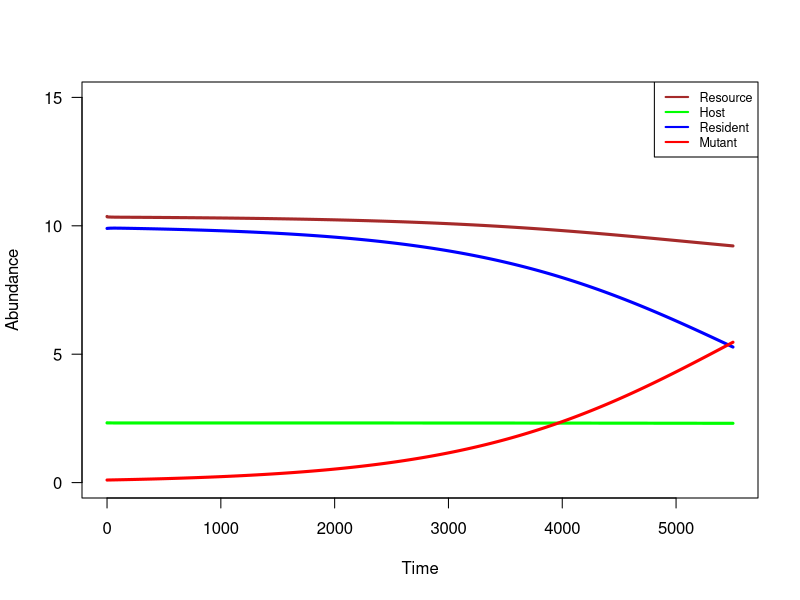
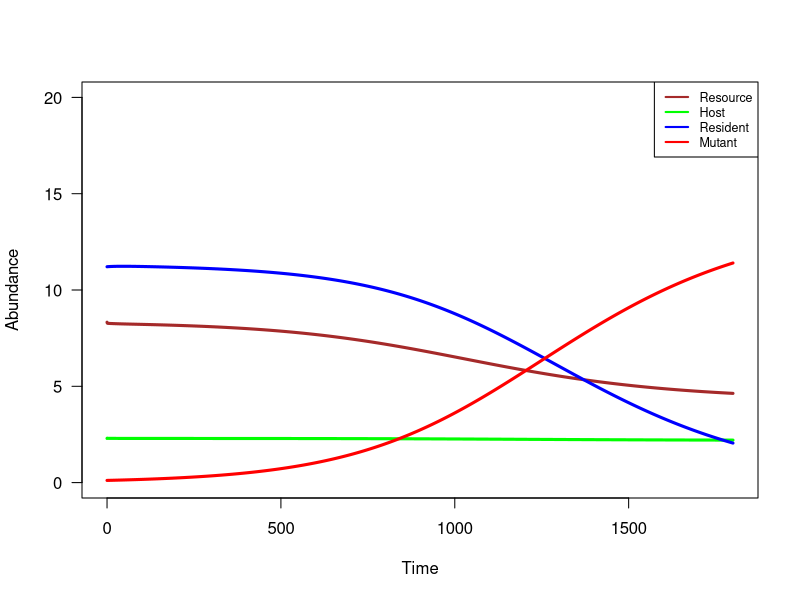
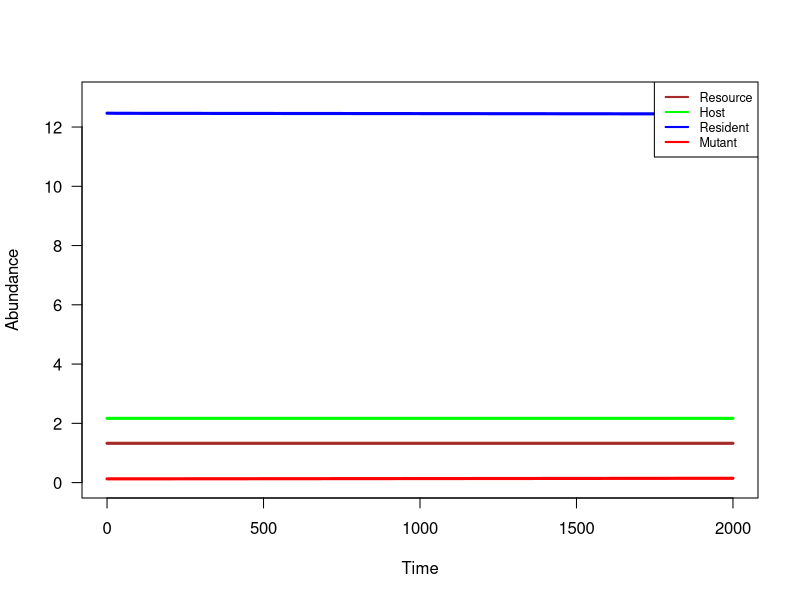
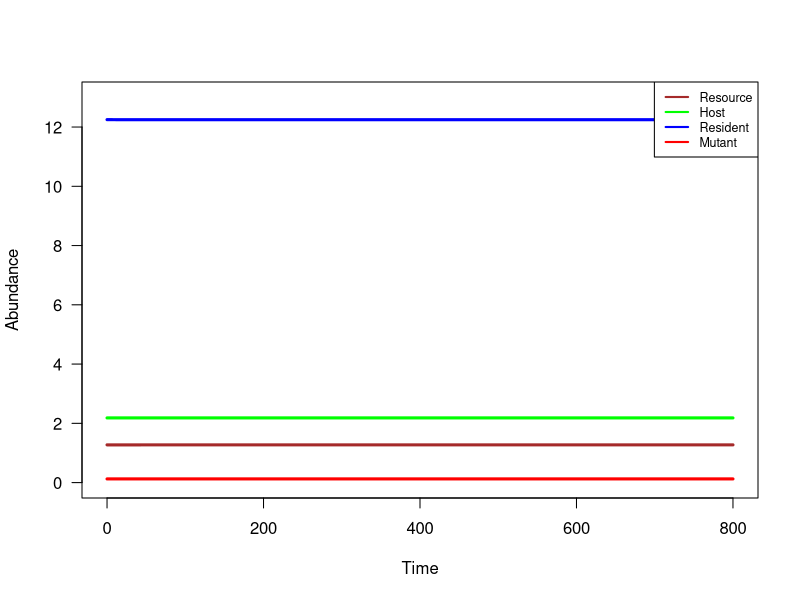
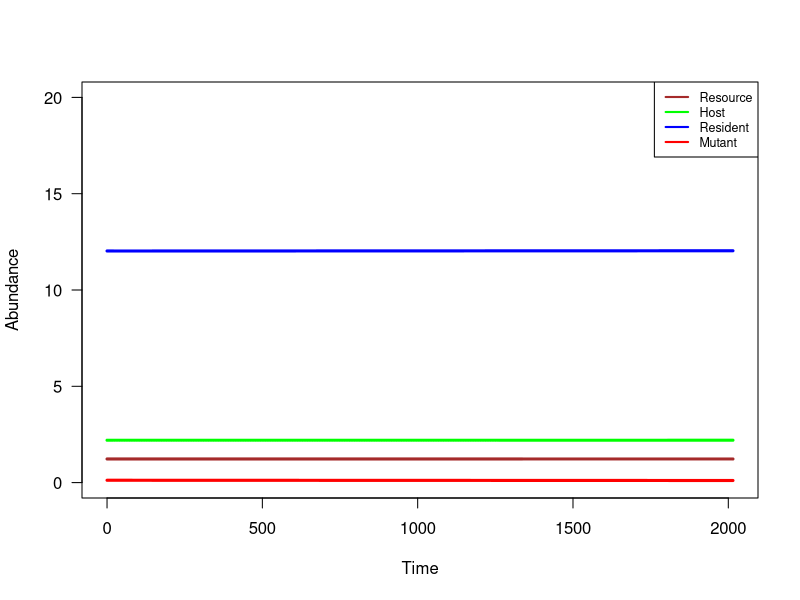
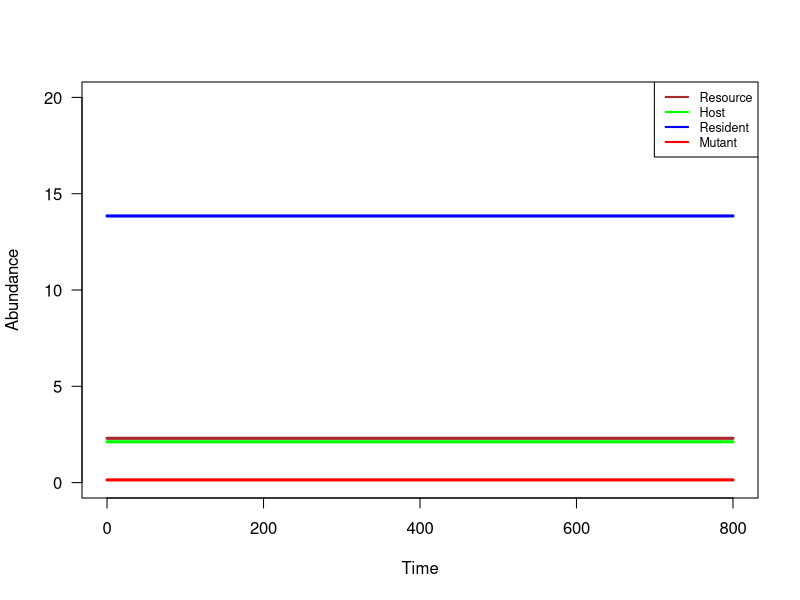
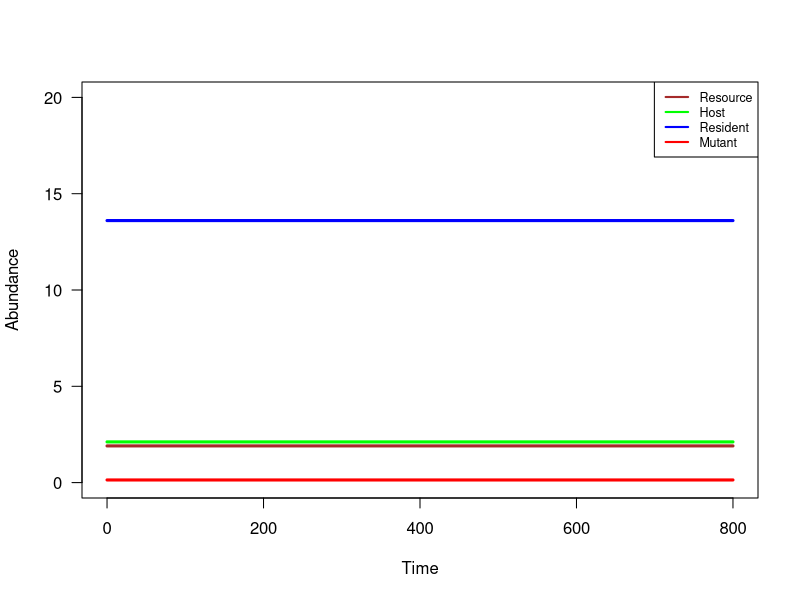
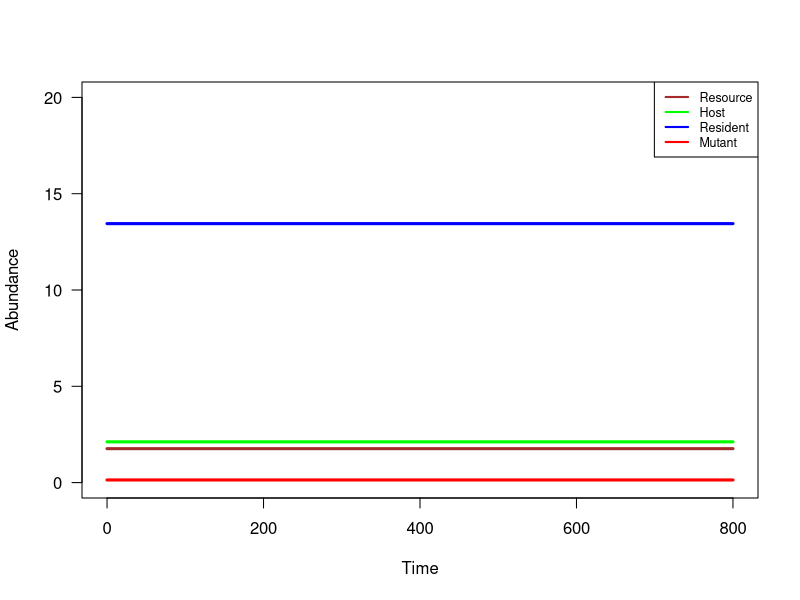

Recreate these plots in R, in order.
## ---- chunk 1
D <- 0.5 # Dilution Rate (Outflow)
R_0 <- 25 # Inflow Concentration (Nitrogen)
l <- 0.05 # fungal mortality
s <- 0.05 # senescence coefficient
c <- 0.7 # host's C:N Ratio
z <- 0.3 #cost of being a mutualist per unit of uptake rate* 
C_a <- 0.3 #Allocation Carbon
C_c <- 0.2 #Construction Carbon 
v <- 0.1  #Conversion efficiency, Host carbon to more symbionts
a <- 1.747721 # Resource's half-saturation constant.**This is k in equation!**
l_x <- 0.2 # loss back to R pool per unit of nutrient, let resident and mutant to have the same loss
l_y <- 0.2
g <- 0.8 #Tree's per capita groth rate
u_m <- 0.08 # Resident uptake rate
u_n <- 0.1 # Mutant uptake rate
Mcol <- "blue"
Ncol <- "red"
Hcol <- "green"
Rcol <- "brown"

fun <- function(u_m,R){(((u_m)*R)/((a)+R))}
x <- function(u_m, R, H){(u_m*R)/(l_x + g*H)}
## ---- chunk 2

tset <- seq(from=0, to= 300, length.out = 10000)
H.simu1 <- NaN*tset; H.simu1[1] <- 1
M.simu1 <- NaN*tset; M.simu1[1] <- 1
R.simu1 <- NaN*tset; R.simu1[1] <- 10

 



for(k in 2:length(tset)){
    dt <- tset[k] - tset[k-1] 
    H <- H.simu1[k-1] 
    M <- M.simu1[k-1]
    R <- R.simu1[k-1]
  
    
    dR <- (D*(R_0 - R) + s*H/c - u_m*R*M + l_x*M*x(u_m, R,H))*dt
    dH <- (c*g*x(u_m, R, H)*H*M  - (s*H) - ((fun(u_m,R)*C_a) + C_c)*M*H  )*dt #host can't exist without already being in the system!
    dM <- (v*(1-(u_m*z))*(C_c + (fun(u_m,R)*C_a))*H*M - l*M)*dt
  
    H.simu1[k] <- H + dH
    M.simu1[k] <- M + dM
    R.simu1[k] <- R + dR
    
}
# Save end values(@equilibrium) to holding vector.
H0 <- H.simu1[length(tset)]
R0 <- R.simu1[length(tset)]
M_i <- M.simu1[length(tset)]

 
   

#H0 <- H.simu2[length(mutset4.4)]
#R0 <- R.simu2[length(mutset4.4)]
#M <- M.simu2[length(mutset4.4)]
#N <- N.simu2[length(mutset4.4)]


## ---- chunk 3
mutset4.4 <- seq(from=0, to= 5500, length.out = 10000)
H.simu2 <- NaN*mutset4.4; H.simu2[1] <- H0
M.simu2 <- NaN*mutset4.4;  M.simu2[1] <- .99*M_i
R.simu2 <- NaN*mutset4.4; R.simu2[1] <- R0
N.simu2 <- NaN*mutset4.4; N.simu2[1] <- .01*M_i

for(i in 2:length(mutset4.4)){  
#Setting initial conditions (letting ecological dynamics play out)   
  
  
  dt <- mutset4.4[i] - mutset4.4[i-1] 
  N <- N.simu2[i-1]; 
  M <- M.simu2[i-1]; 
  H <- H.simu2[i-1]; 
  R <- R.simu2[i-1]; 

    dR <- (D*(R_0 - R) + s*H/c - u_m*R*M + l_x*M*x(u_m, R, H) - u_n*R*N + l_y*N*x(u_n, R, H))*dt
    dH <- (c*g*x(u_m, R, H)*H*M + c*g*x(u_n, R, H)*H*N - (s*H) - ((fun(u_m,R)*C_a) + C_c)*M*H - ((fun(u_n,R)*C_a) + C_c)*N*H)*dt #host can't exist without already being in the system!
    dM <- (v*(1-(u_m*z))*(C_c + (fun(u_m,R)*C_a))*H*M - l*M)*dt
    dN <- (v*(1-(u_n*z))*(C_c + (fun(u_n,R)*C_a))*H*N - l*N)*dt
    
  
H.simu2[i] <- H + dH
M.simu2[i] <- M + dM
R.simu2[i] <- R + dR
N.simu2[i] <- N + dN
}

plot(mutset4.4,R.simu2,type='l',las=1,lwd=3, ylim = c(0,15),ylab='Abundance',xlab='Time',col=Rcol)
lines(x = mutset4.4, y = H.simu2, col = Hcol, type = 'l', xlab = 'Time', ylab = 'Population Size',lwd=3,las=1) 
lines(x = mutset4.4, y = M.simu2, col = Mcol, lwd=3) 
lines(x = mutset4.4, y = N.simu2, col = Ncol, lwd=3)
legend('topright' , legend = c('Resource', "Host", "Resident", 'Mutant'), lwd=2, col = c(Rcol, Hcol, Mcol, Ncol), cex = 0.75)

tail(R.simu2)
  
## ---- chunk 4
D <- 0.5 # Dilution Rate (Outflow)
R_0 <- 25 # Inflow Concentration (Nitrogen)
l <- 0.05 # fungal mortality
s <- 0.05 # senescence coefficient
c <- 0.7 # host's C:N Ratio
z <- 0.3 #cost of being a mutualist per unit of uptake rate* 
C_a <- 0.3 #Allocation Carbon
C_c <- 0.2 #Construction Carbon 
v <- 0.1  #Conversion efficiency, Host carbon to more symbionts
a <- 1.747721 # Resource's half-saturation constant.**This is k in equation!**
l_x <- 0.2 # loss back to R pool per unit of nutrient, let resident and mutant to have the same loss
l_y <- 0.2
g <- 0.8 #Tree's per capita groth rate
u_m <- 0.1 # Resident uptake rate
u_n <- 0.2 # Mutant uptake rate
Mcol <- "blue"
Ncol <- "red"
Hcol <- "green"
Rcol <- "brown"

fun <- function(u_m,R){(((u_m)*R)/((a)+R))}
x <- function(u_m, R, H){(u_m*R)/(l_x + g*H)}
## ---- chunk 5

tset <- seq(from=0, to= 300, length.out = 10000)
H.simu1 <- NaN*tset; H.simu1[1] <- 1
M.simu1 <- NaN*tset; M.simu1[1] <- 1
R.simu1 <- NaN*tset; R.simu1[1] <- 10

 



for(k in 2:length(tset)){
    dt <- tset[k] - tset[k-1] 
    H <- H.simu1[k-1] 
    M <- M.simu1[k-1]
    R <- R.simu1[k-1]
  
    
    dR <- (D*(R_0 - R) + s*H/c - u_m*R*M + l_x*M*x(u_m, R,H))*dt
    dH <- (c*g*x(u_m, R, H)*H*M  - (s*H) - ((fun(u_m,R)*C_a) + C_c)*M*H  )*dt #host can't exist without already being in the system!
    dM <- (v*(1-(u_m*z))*(C_c + (fun(u_m,R)*C_a))*H*M - l*M)*dt
  
    H.simu1[k] <- H + dH
    M.simu1[k] <- M + dM
    R.simu1[k] <- R + dR
    
}
# Save end values(@equilibrium) to holding vector.
H0 <- H.simu1[length(tset)]
R0 <- R.simu1[length(tset)]
M_i <- M.simu1[length(tset)]

 
   

#H0 <- H.simu2[length(mutset4.4)]
#R0 <- R.simu2[length(mutset4.4)]
#M <- M.simu2[length(mutset4.4)]
#N <- N.simu2[length(mutset4.4)]


## ---- chunk 6
mutset4.4 <- seq(from=0, to= 1800, length.out = 10000)
H.simu2 <- NaN*mutset4.4; H.simu2[1] <- H0
M.simu2 <- NaN*mutset4.4;  M.simu2[1] <- .99*M_i
R.simu2 <- NaN*mutset4.4; R.simu2[1] <- R0
N.simu2 <- NaN*mutset4.4; N.simu2[1] <- .01*M_i

for(i in 2:length(mutset4.4)){  
#Setting initial conditions (letting ecological dynamics play out)   
  
  
  dt <- mutset4.4[i] - mutset4.4[i-1] 
  N <- N.simu2[i-1]; 
  M <- M.simu2[i-1]; 
  H <- H.simu2[i-1]; 
  R <- R.simu2[i-1]; 

    dR <- (D*(R_0 - R) + s*H/c - u_m*R*M + l_x*M*x(u_m, R, H) - u_n*R*N + l_y*N*x(u_n, R, H))*dt
    dH <- (c*g*x(u_m, R, H)*H*M + c*g*x(u_n, R, H)*H*N - (s*H) - ((fun(u_m,R)*C_a) + C_c)*M*H - ((fun(u_n,R)*C_a) + C_c)*N*H)*dt #host can't exist without already being in the system!
    dM <- (v*(1-(u_m*z))*(C_c + (fun(u_m,R)*C_a))*H*M - l*M)*dt
    dN <- (v*(1-(u_n*z))*(C_c + (fun(u_n,R)*C_a))*H*N - l*N)*dt
    
  
H.simu2[i] <- H + dH
M.simu2[i] <- M + dM
R.simu2[i] <- R + dR
N.simu2[i] <- N + dN
}

plot(mutset4.4,R.simu2,type='l',las=1,lwd=3, ylim = c(0,20),ylab='Abundance',xlab='Time',col=Rcol)
lines(x = mutset4.4, y = H.simu2, col = Hcol, type = 'l', xlab = 'Time', ylab = 'Population Size',lwd=3,las=1) 
lines(x = mutset4.4, y = M.simu2, col = Mcol, lwd=3) 
lines(x = mutset4.4, y = N.simu2, col = Ncol, lwd=3)
legend('topright' , legend = c('Resource', "Host", "Resident", 'Mutant'), lwd=2, col = c(Rcol, Hcol, Mcol, Ncol), cex = 0.75)

  
## ---- chunk 7
D <- 0.5 # Dilution Rate (Outflow)
R_0 <- 25 # Inflow Concentration (Nitrogen)
l <- 0.05 # fungal mortality
s <- 0.05 # senescence coefficient
c <- 0.7 # host's C:N Ratio
z <- 0.3 #cost of being a mutualist per unit of uptake rate* 
C_a <- 0.3 #Allocation Carbon
C_c <- 0.2 #Construction Carbon 
v <- 0.1  #Conversion efficiency, Host carbon to more symbionts
a <- 1.747721 # Resource's half-saturation constant.**This is k in equation!**
l_x <- 0.2 # loss back to R pool per unit of nutrient, let resident and mutant to have the same loss
l_y <- 0.2
g <- 0.8 #Tree's per capita groth rate
u_m <- 0.8 # Resident uptake rate
u_n <- 0.9 # Mutant uptake rate
Mcol <- "blue"
Ncol <- "red"
Hcol <- "green"
Rcol <- "brown"

fun <- function(u_m,R){(((u_m)*R)/((a)+R))}
x <- function(u_m, R, H){(u_m*R)/(l_x + g*H)}
## ---- chunk 8

tset <- seq(from=0, to= 300, length.out = 10000)
H.simu1 <- NaN*tset; H.simu1[1] <- 1
M.simu1 <- NaN*tset; M.simu1[1] <- 1
R.simu1 <- NaN*tset; R.simu1[1] <- 10

 



for(k in 2:length(tset)){
    dt <- tset[k] - tset[k-1] 
    H <- H.simu1[k-1] 
    M <- M.simu1[k-1]
    R <- R.simu1[k-1]
  
    
    dR <- (D*(R_0 - R) + s*H/c - u_m*R*M + l_x*M*x(u_m, R,H))*dt
    dH <- (c*g*x(u_m, R, H)*H*M  - (s*H) - ((fun(u_m,R)*C_a) + C_c)*M*H  )*dt #host can't exist without already being in the system!
    dM <- (v*(1-(u_m*z))*(C_c + (fun(u_m,R)*C_a))*H*M - l*M)*dt
  
    H.simu1[k] <- H + dH
    M.simu1[k] <- M + dM
    R.simu1[k] <- R + dR
    
}
# Save end values(@equilibrium) to holding vector.
H0 <- H.simu1[length(tset)]
R0 <- R.simu1[length(tset)]
M_i <- M.simu1[length(tset)]

 
   

#H0 <- H.simu2[length(mutset4.4)]
#R0 <- R.simu2[length(mutset4.4)]
#M <- M.simu2[length(mutset4.4)]
#N <- N.simu2[length(mutset4.4)]


## ---- chunk 9
mutset4.4 <- seq(from=0, to= 2000, length.out = 10000)
H.simu2 <- NaN*mutset4.4; H.simu2[1] <- H0
M.simu2 <- NaN*mutset4.4;  M.simu2[1] <- .99*M_i
R.simu2 <- NaN*mutset4.4; R.simu2[1] <- R0
N.simu2 <- NaN*mutset4.4; N.simu2[1] <- .01*M_i

for(i in 2:length(mutset4.4)){  
#Setting initial conditions (letting ecological dynamics play out)   
  
  
  dt <- mutset4.4[i] - mutset4.4[i-1] 
  N <- N.simu2[i-1]; 
  M <- M.simu2[i-1]; 
  H <- H.simu2[i-1]; 
  R <- R.simu2[i-1]; 

    dR <- (D*(R_0 - R) + s*H/c - u_m*R*M + l_x*M*x(u_m, R, H) - u_n*R*N + l_y*N*x(u_n, R, H))*dt
    dH <- (c*g*x(u_m, R, H)*H*M + c*g*x(u_n, R, H)*H*N - (s*H) - ((fun(u_m,R)*C_a) + C_c)*M*H - ((fun(u_n,R)*C_a) + C_c)*N*H)*dt #host can't exist without already being in the system!
    dM <- (v*(1-(u_m*z))*(C_c + (fun(u_m,R)*C_a))*H*M - l*M)*dt
    dN <- (v*(1-(u_n*z))*(C_c + (fun(u_n,R)*C_a))*H*N - l*N)*dt
    
  
H.simu2[i] <- H + dH
M.simu2[i] <- M + dM
R.simu2[i] <- R + dR
N.simu2[i] <- N + dN
}

plot(mutset4.4,R.simu2,type='l',las=1,lwd=3, ylim = c(0,13),ylab='Abundance',xlab='Time',col=Rcol)
lines(x = mutset4.4, y = H.simu2, col = Hcol, type = 'l', xlab = 'Time', ylab = 'Population Size',lwd=3,las=1) 
lines(x = mutset4.4, y = M.simu2, col = Mcol, lwd=3) 
lines(x = mutset4.4, y = N.simu2, col = Ncol, lwd=3)
legend('topright' , legend = c('Resource', "Host", "Resident", 'Mutant'), lwd=2, col = c(Rcol, Hcol, Mcol, Ncol), cex = 0.75)

  
## ---- chunk 10
D <- 0.5 # Dilution Rate (Outflow)
R_0 <- 25 # Inflow Concentration (Nitrogen)
l <- 0.05 # fungal mortality
s <- 0.05 # senescence coefficient
c <- 0.7 # host's C:N Ratio
z <- 0.3 #cost of being a mutualist per unit of uptake rate* 
C_a <- 0.3 #Allocation Carbon
C_c <- 0.2 #Construction Carbon 
v <- 0.1  #Conversion efficiency, Host carbon to more symbionts
a <- 1.747721 # Resource's half-saturation constant.**This is k in equation!**
l_x <- 0.2 # loss back to R pool per unit of nutrient, let resident and mutant to have the same loss
l_y <- 0.2
g <- 0.8 #Tree's per capita groth rate
u_m <- 0.85 # Resident uptake rate
u_n <- 0.9 # Mutant uptake rate
Mcol <- "blue"
Ncol <- "red"
Hcol <- "green"
Rcol <- "brown"

fun <- function(u_m,R){(((u_m)*R)/((a)+R))}
x <- function(u_m, R, H){(u_m*R)/(l_x + g*H)}
## ---- chunk 11

tset <- seq(from=0, to= 300, length.out = 10000)
H.simu1 <- NaN*tset; H.simu1[1] <- 1
M.simu1 <- NaN*tset; M.simu1[1] <- 1
R.simu1 <- NaN*tset; R.simu1[1] <- 10

 



for(k in 2:length(tset)){
    dt <- tset[k] - tset[k-1] 
    H <- H.simu1[k-1] 
    M <- M.simu1[k-1]
    R <- R.simu1[k-1]
  
    
    dR <- (D*(R_0 - R) + s*H/c - u_m*R*M + l_x*M*x(u_m, R,H))*dt
    dH <- (c*g*x(u_m, R, H)*H*M  - (s*H) - ((fun(u_m,R)*C_a) + C_c)*M*H  )*dt #host can't exist without already being in the system!
    dM <- (v*(1-(u_m*z))*(C_c + (fun(u_m,R)*C_a))*H*M - l*M)*dt
  
    H.simu1[k] <- H + dH
    M.simu1[k] <- M + dM
    R.simu1[k] <- R + dR
    
}
# Save end values(@equilibrium) to holding vector.
H0 <- H.simu1[length(tset)]
R0 <- R.simu1[length(tset)]
M_i <- M.simu1[length(tset)]

 
   

#H0 <- H.simu2[length(mutset4.4)]
#R0 <- R.simu2[length(mutset4.4)]
#M <- M.simu2[length(mutset4.4)]
#N <- N.simu2[length(mutset4.4)]


## ---- chunk 12
mutset4.4 <- seq(from=0, to= 800, length.out = 10000)
H.simu2 <- NaN*mutset4.4; H.simu2[1] <- H0
M.simu2 <- NaN*mutset4.4;  M.simu2[1] <- .99*M_i
R.simu2 <- NaN*mutset4.4; R.simu2[1] <- R0
N.simu2 <- NaN*mutset4.4; N.simu2[1] <- .01*M_i

for(i in 2:length(mutset4.4)){  
#Setting initial conditions (letting ecological dynamics play out)   
  
  
  dt <- mutset4.4[i] - mutset4.4[i-1] 
  N <- N.simu2[i-1]; 
  M <- M.simu2[i-1]; 
  H <- H.simu2[i-1]; 
  R <- R.simu2[i-1]; 

    dR <- (D*(R_0 - R) + s*H/c - u_m*R*M + l_x*M*x(u_m, R, H) - u_n*R*N + l_y*N*x(u_n, R, H))*dt
    dH <- (c*g*x(u_m, R, H)*H*M + c*g*x(u_n, R, H)*H*N - (s*H) - ((fun(u_m,R)*C_a) + C_c)*M*H - ((fun(u_n,R)*C_a) + C_c)*N*H)*dt #host can't exist without already being in the system!
    dM <- (v*(1-(u_m*z))*(C_c + (fun(u_m,R)*C_a))*H*M - l*M)*dt
    dN <- (v*(1-(u_n*z))*(C_c + (fun(u_n,R)*C_a))*H*N - l*N)*dt
    
  
H.simu2[i] <- H + dH
M.simu2[i] <- M + dM
R.simu2[i] <- R + dR
N.simu2[i] <- N + dN
}

plot(mutset4.4,R.simu2,type='l',las=1,lwd=3, ylim = c(0,13),ylab='Abundance',xlab='Time',col=Rcol)
lines(x = mutset4.4, y = H.simu2, col = Hcol, type = 'l', xlab = 'Time', ylab = 'Population Size',lwd=3,las=1) 
lines(x = mutset4.4, y = M.simu2, col = Mcol, lwd=3) 
lines(x = mutset4.4, y = N.simu2, col = Ncol, lwd=3)
legend('topright' , legend = c('Resource', "Host", "Resident", 'Mutant'), lwd=2, col = c(Rcol, Hcol, Mcol, Ncol), cex = 0.75)

  
## ---- chunk 13
D <- 0.5 # Dilution Rate (Outflow)
R_0 <- 25 # Inflow Concentration (Nitrogen)
l <- 0.05 # fungal mortality
s <- 0.05 # senescence coefficient
c <- 0.7 # host's C:N Ratio
z <- 0.3 #cost of being a mutualist per unit of uptake rate* 
C_a <- 0.3 #Allocation Carbon
C_c <- 0.2 #Construction Carbon 
v <- 0.1  #Conversion efficiency, Host carbon to more symbionts
a <- 1.747721 # Resource's half-saturation constant.**This is k in equation!**
l_x <- 0.2 # loss back to R pool per unit of nutrient, let resident and mutant to have the same loss
l_y <- 0.2
g <- 0.8 #Tree's per capita groth rate
u_m <- 0.9 # Resident uptake rate
u_n <- 0.95 # Mutant uptake rate
Mcol <- "blue"
Ncol <- "red"
Hcol <- "green"
Rcol <- "brown"

fun <- function(u_m,R){(((u_m)*R)/((a)+R))}
x <- function(u_m, R, H){(u_m*R)/(l_x + g*H)}
## ---- chunk 14

tset <- seq(from=0, to= 300, length.out = 10000)
H.simu1 <- NaN*tset; H.simu1[1] <- 1
M.simu1 <- NaN*tset; M.simu1[1] <- 1
R.simu1 <- NaN*tset; R.simu1[1] <- 10

 



for(k in 2:length(tset)){
    dt <- tset[k] - tset[k-1] 
    H <- H.simu1[k-1] 
    M <- M.simu1[k-1]
    R <- R.simu1[k-1]
  
    
    dR <- (D*(R_0 - R) + s*H/c - u_m*R*M + l_x*M*x(u_m, R,H))*dt
    dH <- (c*g*x(u_m, R, H)*H*M  - (s*H) - ((fun(u_m,R)*C_a) + C_c)*M*H  )*dt #host can't exist without already being in the system!
    dM <- (v*(1-(u_m*z))*(C_c + (fun(u_m,R)*C_a))*H*M - l*M)*dt
  
    H.simu1[k] <- H + dH
    M.simu1[k] <- M + dM
    R.simu1[k] <- R + dR
    
}
# Save end values(@equilibrium) to holding vector.
H0 <- H.simu1[length(tset)]
R0 <- R.simu1[length(tset)]
M_i <- M.simu1[length(tset)]

 
   

#H0 <- H.simu2[length(mutset4.4)]
#R0 <- R.simu2[length(mutset4.4)]
#M <- M.simu2[length(mutset4.4)]
#N <- N.simu2[length(mutset4.4)]


## ---- chunk 15
mutset4.4 <- seq(from=0, to= 2015, length.out = 10000)
H.simu2 <- NaN*mutset4.4; H.simu2[1] <- H0
M.simu2 <- NaN*mutset4.4;  M.simu2[1] <- .99*M_i
R.simu2 <- NaN*mutset4.4; R.simu2[1] <- R0
N.simu2 <- NaN*mutset4.4; N.simu2[1] <- .01*M_i

for(i in 2:length(mutset4.4)){  
#Setting initial conditions (letting ecological dynamics play out)   
  
  
  dt <- mutset4.4[i] - mutset4.4[i-1] 
  N <- N.simu2[i-1]; 
  M <- M.simu2[i-1]; 
  H <- H.simu2[i-1]; 
  R <- R.simu2[i-1]; 

    dR <- (D*(R_0 - R) + s*H/c - u_m*R*M + l_x*M*x(u_m, R, H) - u_n*R*N + l_y*N*x(u_n, R, H))*dt
    dH <- (c*g*x(u_m, R, H)*H*M + c*g*x(u_n, R, H)*H*N - (s*H) - ((fun(u_m,R)*C_a) + C_c)*M*H - ((fun(u_n,R)*C_a) + C_c)*N*H)*dt #host can't exist without already being in the system!
    dM <- (v*(1-(u_m*z))*(C_c + (fun(u_m,R)*C_a))*H*M - l*M)*dt
    dN <- (v*(1-(u_n*z))*(C_c + (fun(u_n,R)*C_a))*H*N - l*N)*dt
    
  
H.simu2[i] <- H + dH
M.simu2[i] <- M + dM
R.simu2[i] <- R + dR
N.simu2[i] <- N + dN
}

plot(mutset4.4,R.simu2,type='l',las=1,lwd=3, ylim = c(0,20),ylab='Abundance',xlab='Time',col=Rcol)
lines(x = mutset4.4, y = H.simu2, col = Hcol, type = 'l', xlab = 'Time', ylab = 'Population Size',lwd=3,las=1) 
lines(x = mutset4.4, y = M.simu2, col = Mcol, lwd=3) 
lines(x = mutset4.4, y = N.simu2, col = Ncol, lwd=3)
legend('topright' , legend = c('Resource', "Host", "Resident", 'Mutant'), lwd=2, col = c(Rcol, Hcol, Mcol, Ncol), cex = 0.75)

tail(N.simu2)
tail(M.simu2)
tail(R.simu2)
## ---- chunk 16
D <- 0.5 # Dilution Rate (Outflow)
R_0 <- 25 # Inflow Concentration (Nitrogen)
l <- 0.05 # fungal mortality
s <- 0.05 # senescence coefficient
c <- 0.7 # host's C:N Ratio
z <- 0.3 #cost of being a mutualist per unit of uptake rate* 
C_a <- 0.3 #Allocation Carbon
C_c <- 0.2 #Construction Carbon 
v <- 0.1  #Conversion efficiency, Host carbon to more symbionts
a <- 1.747721 # Resource's half-saturation constant.**This is k in equation!**
l_x <- 0.2 # loss back to R pool per unit of nutrient, let resident and mutant to have the same loss
l_y <- 0.2
g <- 0.8 #Tree's per capita groth rate
u_m <- 0.4 # Resident uptake rate
u_n <- 0.4 # Mutant uptake rate
Mcol <- "blue"
Ncol <- "red"
Hcol <- "green"
Rcol <- "brown"

fun <- function(u_m,R){(((u_m)*R)/((a)+R))}
x <- function(u_m, R, H){(u_m*R)/(l_x + g*H)}
## ---- chunk 17

tset <- seq(from=0, to= 300, length.out = 10000)
H.simu1 <- NaN*tset; H.simu1[1] <- 1
M.simu1 <- NaN*tset; M.simu1[1] <- 1
R.simu1 <- NaN*tset; R.simu1[1] <- 10

for(k in 2:length(tset)){
    dt <- tset[k] - tset[k-1] 
    H <- H.simu1[k-1] 
    M <- M.simu1[k-1]
    R <- R.simu1[k-1]
  
    
    dR <- (D*(R_0 - R) + s*H/c - u_m*R*M + l_x*M*x(u_m, R,H))*dt
    dH <- (c*g*x(u_m, R, H)*H*M  - (s*H) - ((fun(u_m,R)*C_a) + C_c)*M*H  )*dt #host can't exist without already being in the system!
    dM <- (v*(1-(u_m*z))*(C_c + (fun(u_m,R)*C_a))*H*M - l*M)*dt
  
    H.simu1[k] <- H + dH
    M.simu1[k] <- M + dM
    R.simu1[k] <- R + dR
    
}
# Save end values(@equilibrium) to holding vector.
H0 <- H.simu1[length(tset)]
R0 <- R.simu1[length(tset)]
M_i <- M.simu1[length(tset)]

## ---- chunk 18
mutset4.4 <- seq(from=0, to= 800, length.out = 10000)
H.simu2 <- NaN*mutset4.4; H.simu2[1] <- H0
M.simu2 <- NaN*mutset4.4;  M.simu2[1] <- .99*M_i
R.simu2 <- NaN*mutset4.4; R.simu2[1] <- R0
N.simu2 <- NaN*mutset4.4; N.simu2[1] <- .01*M_i

for(i in 2:length(mutset4.4)){  
#Setting initial conditions (letting ecological dynamics play out)   
  
  
  dt <- mutset4.4[i] - mutset4.4[i-1] 
  N <- N.simu2[i-1]; 
  M <- M.simu2[i-1]; 
  H <- H.simu2[i-1]; 
  R <- R.simu2[i-1]; 

    dR <- (D*(R_0 - R) + s*H/c - u_m*R*M + l_x*M*x(u_m, R, H) - u_n*R*N + l_y*N*x(u_n, R, H))*dt
    dH <- (c*g*x(u_m, R, H)*H*M + c*g*x(u_n, R, H)*H*N - (s*H) - ((fun(u_m,R)*C_a) + C_c)*M*H - ((fun(u_n,R)*C_a) + C_c)*N*H)*dt #host can't exist without already being in the system!
    dM <- (v*(1-(u_m*z))*(C_c + (fun(u_m,R)*C_a))*H*M - l*M)*dt
    dN <- (v*(1-(u_n*z))*(C_c + (fun(u_n,R)*C_a))*H*N - l*N)*dt
    
  
H.simu2[i] <- H + dH
M.simu2[i] <- M + dM
R.simu2[i] <- R + dR
N.simu2[i] <- N + dN
}

plot(mutset4.4,R.simu2,type='l',las=1,lwd=3, ylim = c(0,20),ylab='Abundance',xlab='Time',col=Rcol)
lines(x = mutset4.4, y = H.simu2, col = Hcol, type = 'l', xlab = 'Time', ylab = 'Population Size',lwd=3,las=1) 
lines(x = mutset4.4, y = M.simu2, col = Mcol, lwd=3) 
lines(x = mutset4.4, y = N.simu2, col = Ncol, lwd=3)
legend('topright' , legend = c('Resource', "Host", "Resident", 'Mutant'), lwd=2, col = c(Rcol, Hcol, Mcol, Ncol), cex = 0.75)

tail(H.simu2)  
tail(R.simu2)
tail(M.simu2)
tail(N.simu2)
## ---- chunk 19
D <- 0.5 # Dilution Rate (Outflow)
R_0 <- 25 # Inflow Concentration (Nitrogen)
l <- 0.05 # fungal mortality
s <- 0.05 # senescence coefficient
c <- 0.7 # host's C:N Ratio
z <- 0.3 #cost of being a mutualist per unit of uptake rate* 
C_a <- 0.3 #Allocation Carbon
C_c <- 0.2 #Construction Carbon 
v <- 0.1  #Conversion efficiency, Host carbon to more symbionts
a <- 1.747721 # Resource's half-saturation constant.**This is k in equation!**
l_x <- 0.2 # loss back to R pool per unit of nutrient, let resident and mutant to have the same loss
l_y <- 0.2
g <- 0.8 #Tree's per capita groth rate
u_m <- 0.5 # Resident uptake rate
u_n <- 0.5 # Mutant uptake rate
Mcol <- "blue"
Ncol <- "red"
Hcol <- "green"
Rcol <- "brown"

fun <- function(u_m,R){(((u_m)*R)/((a)+R))}
x <- function(u_m, R, H){(u_m*R)/(l_x + g*H)}
## ---- chunk 20

tset <- seq(from=0, to= 300, length.out = 10000)
H.simu1 <- NaN*tset; H.simu1[1] <- 1
M.simu1 <- NaN*tset; M.simu1[1] <- 1
R.simu1 <- NaN*tset; R.simu1[1] <- 10

for(k in 2:length(tset)){
    dt <- tset[k] - tset[k-1] 
    H <- H.simu1[k-1] 
    M <- M.simu1[k-1]
    R <- R.simu1[k-1]
  
    
    dR <- (D*(R_0 - R) + s*H/c - u_m*R*M + l_x*M*x(u_m, R,H))*dt
    dH <- (c*g*x(u_m, R, H)*H*M  - (s*H) - ((fun(u_m,R)*C_a) + C_c)*M*H  )*dt #host can't exist without already being in the system!
    dM <- (v*(1-(u_m*z))*(C_c + (fun(u_m,R)*C_a))*H*M - l*M)*dt
  
    H.simu1[k] <- H + dH
    M.simu1[k] <- M + dM
    R.simu1[k] <- R + dR
    
}
# Save end values(@equilibrium) to holding vector.
H0 <- H.simu1[length(tset)]
R0 <- R.simu1[length(tset)]
M_i <- M.simu1[length(tset)]

## ---- chunk 21
mutset4.4 <- seq(from=0, to= 800, length.out = 10000)
H.simu2 <- NaN*mutset4.4; H.simu2[1] <- H0
M.simu2 <- NaN*mutset4.4;  M.simu2[1] <- .99*M_i
R.simu2 <- NaN*mutset4.4; R.simu2[1] <- R0
N.simu2 <- NaN*mutset4.4; N.simu2[1] <- .01*M_i

for(i in 2:length(mutset4.4)){  
#Setting initial conditions (letting ecological dynamics play out)   
  
  
  dt <- mutset4.4[i] - mutset4.4[i-1] 
  N <- N.simu2[i-1]; 
  M <- M.simu2[i-1]; 
  H <- H.simu2[i-1]; 
  R <- R.simu2[i-1]; 

    dR <- (D*(R_0 - R) + s*H/c - u_m*R*M + l_x*M*x(u_m, R, H) - u_n*R*N + l_y*N*x(u_n, R, H))*dt
    dH <- (c*g*x(u_m, R, H)*H*M + c*g*x(u_n, R, H)*H*N - (s*H) - ((fun(u_m,R)*C_a) + C_c)*M*H - ((fun(u_n,R)*C_a) + C_c)*N*H)*dt #host can't exist without already being in the system!
    dM <- (v*(1-(u_m*z))*(C_c + (fun(u_m,R)*C_a))*H*M - l*M)*dt
    dN <- (v*(1-(u_n*z))*(C_c + (fun(u_n,R)*C_a))*H*N - l*N)*dt
    
  
H.simu2[i] <- H + dH
M.simu2[i] <- M + dM
R.simu2[i] <- R + dR
N.simu2[i] <- N + dN
}

plot(mutset4.4,R.simu2,type='l',las=1,lwd=3, ylim = c(0,20),ylab='Abundance',xlab='Time',col=Rcol)
lines(x = mutset4.4, y = H.simu2, col = Hcol, type = 'l', xlab = 'Time', ylab = 'Population Size',lwd=3,las=1) 
lines(x = mutset4.4, y = M.simu2, col = Mcol, lwd=3) 
lines(x = mutset4.4, y = N.simu2, col = Ncol, lwd=3)
legend('topright' , legend = c('Resource', "Host", "Resident", 'Mutant'), lwd=2, col = c(Rcol, Hcol, Mcol, Ncol), cex = 0.75)

tail(H.simu2)  
tail(R.simu2)
tail(M.simu2)
tail(N.simu2)
## ---- chunk 22
D <- 0.5 # Dilution Rate (Outflow)
R_0 <- 25 # Inflow Concentration (Nitrogen)
l <- 0.05 # fungal mortality
s <- 0.05 # senescence coefficient
c <- 0.7 # host's C:N Ratio
z <- 0.3 #cost of being a mutualist per unit of uptake rate* 
C_a <- 0.3 #Allocation Carbon
C_c <- 0.2 #Construction Carbon 
v <- 0.1  #Conversion efficiency, Host carbon to more symbionts
a <- 1.747721 # Resource's half-saturation constant.**This is k in equation!**
l_x <- 0.2 # loss back to R pool per unit of nutrient, let resident and mutant to have the same loss
l_y <- 0.2
g <- 0.8 #Tree's per capita groth rate
u_m <- 0.55 # Resident uptake rate
u_n <- 0.55 # Mutant uptake rate
Mcol <- "blue"
Ncol <- "red"
Hcol <- "green"
Rcol <- "brown"

fun <- function(u_m,R){(((u_m)*R)/((a)+R))}
x <- function(u_m, R, H){(u_m*R)/(l_x + g*H)}
## ---- chunk 23

tset <- seq(from=0, to= 300, length.out = 10000)
H.simu1 <- NaN*tset; H.simu1[1] <- 1
M.simu1 <- NaN*tset; M.simu1[1] <- 1
R.simu1 <- NaN*tset; R.simu1[1] <- 10

for(k in 2:length(tset)){
    dt <- tset[k] - tset[k-1] 
    H <- H.simu1[k-1] 
    M <- M.simu1[k-1]
    R <- R.simu1[k-1]
  
    
    dR <- (D*(R_0 - R) + s*H/c - u_m*R*M + l_x*M*x(u_m, R,H))*dt
    dH <- (c*g*x(u_m, R, H)*H*M  - (s*H) - ((fun(u_m,R)*C_a) + C_c)*M*H  )*dt #host can't exist without already being in the system!
    dM <- (v*(1-(u_m*z))*(C_c + (fun(u_m,R)*C_a))*H*M - l*M)*dt
  
    H.simu1[k] <- H + dH
    M.simu1[k] <- M + dM
    R.simu1[k] <- R + dR
    
}
# Save end values(@equilibrium) to holding vector.
H0 <- H.simu1[length(tset)]
R0 <- R.simu1[length(tset)]
M_i <- M.simu1[length(tset)]

## ---- chunk 24
mutset4.4 <- seq(from=0, to= 800, length.out = 10000)
H.simu2 <- NaN*mutset4.4; H.simu2[1] <- H0
M.simu2 <- NaN*mutset4.4;  M.simu2[1] <- .99*M_i
R.simu2 <- NaN*mutset4.4; R.simu2[1] <- R0
N.simu2 <- NaN*mutset4.4; N.simu2[1] <- .01*M_i

for(i in 2:length(mutset4.4)){  
#Setting initial conditions (letting ecological dynamics play out)   
  
  
  dt <- mutset4.4[i] - mutset4.4[i-1] 
  N <- N.simu2[i-1]; 
  M <- M.simu2[i-1]; 
  H <- H.simu2[i-1]; 
  R <- R.simu2[i-1]; 

    dR <- (D*(R_0 - R) + s*H/c - u_m*R*M + l_x*M*x(u_m, R, H) - u_n*R*N + l_y*N*x(u_n, R, H))*dt
    dH <- (c*g*x(u_m, R, H)*H*M + c*g*x(u_n, R, H)*H*N - (s*H) - ((fun(u_m,R)*C_a) + C_c)*M*H - ((fun(u_n,R)*C_a) + C_c)*N*H)*dt #host can't exist without already being in the system!
    dM <- (v*(1-(u_m*z))*(C_c + (fun(u_m,R)*C_a))*H*M - l*M)*dt
    dN <- (v*(1-(u_n*z))*(C_c + (fun(u_n,R)*C_a))*H*N - l*N)*dt
    
  
H.simu2[i] <- H + dH
M.simu2[i] <- M + dM
R.simu2[i] <- R + dR
N.simu2[i] <- N + dN
}

plot(mutset4.4,R.simu2,type='l',las=1,lwd=3, ylim = c(0,20),ylab='Abundance',xlab='Time',col=Rcol)
lines(x = mutset4.4, y = H.simu2, col = Hcol, type = 'l', xlab = 'Time', ylab = 'Population Size',lwd=3,las=1) 
lines(x = mutset4.4, y = M.simu2, col = Mcol, lwd=3) 
lines(x = mutset4.4, y = N.simu2, col = Ncol, lwd=3)
legend('topright' , legend = c('Resource', "Host", "Resident", 'Mutant'), lwd=2, col = c(Rcol, Hcol, Mcol, Ncol), cex = 0.75)

tail(H.simu2)  
tail(R.simu2)
tail(M.simu2)
tail(N.simu2)
